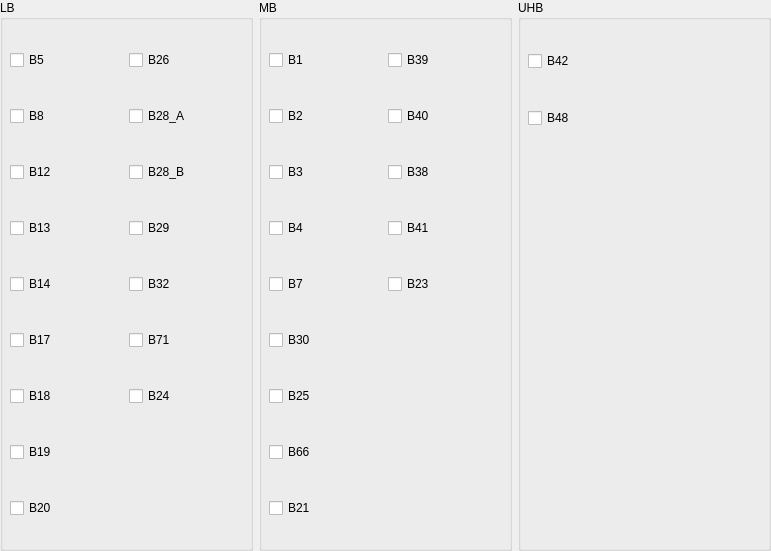
      <widget class="QWidget" name="page_lte">
       <property name="geometry">
        <rect>
         <x>0</x>
         <y>0</y>
         <width>771</width>
         <height>551</height>
        </rect>
       </property>
       <attribute name="label">
        <string>LTE</string>
       </attribute>
       <widget class="QWidget" name="layoutWidget">
        <property name="geometry">
         <rect>
          <x>0</x>
          <y>0</y>
          <width>771</width>
          <height>551</height>
         </rect>
        </property>
        <layout class="QHBoxLayout" name="horizontalLayout_bnads_lte">
         <item>
          <widget class="QGroupBox" name="groupBox_lb_lte">
           <property name="title">
            <string>LB</string>
           </property>
           <widget class="QWidget" name="layoutWidget_31">
            <property name="geometry">
             <rect>
              <x>10</x>
              <y>20</y>
              <width>231</width>
              <height>531</height>
             </rect>
            </property>
            <layout class="QGridLayout" name="gridLayout_lb_lte">
             <item row="0" column="0">
              <widget class="QCheckBox" name="b5_lte">
               <property name="text">
                <string>B5</string>
               </property>
              </widget>
             </item>
             <item row="0" column="1">
              <widget class="QCheckBox" name="b26_lte">
               <property name="text">
                <string>B26</string>
               </property>
              </widget>
             </item>
             <item row="1" column="0">
              <widget class="QCheckBox" name="b8_lte">
               <property name="text">
                <string>B8</string>
               </property>
              </widget>
             </item>
             <item row="1" column="1">
              <widget class="QCheckBox" name="b28_a_lte">
               <property name="enabled">
                <bool>true</bool>
               </property>
               <property name="statusTip">
                <string/>
               </property>
               <property name="text">
                <string>B28_A</string>
               </property>
               <property name="checkable">
                <bool>true</bool>
               </property>
               <property name="checked">
                <bool>false</bool>
               </property>
              </widget>
             </item>
             <item row="2" column="0">
              <widget class="QCheckBox" name="b12_lte">
               <property name="text">
                <string>B12</string>
               </property>
              </widget>
             </item>
             <item row="2" column="1">
              <widget class="QCheckBox" name="b28_b_lte">
               <property name="text">
                <string>B28_B</string>
               </property>
               <property name="checked">
                <bool>false</bool>
               </property>
              </widget>
             </item>
             <item row="3" column="0">
              <widget class="QCheckBox" name="b13_lte">
               <property name="text">
                <string>B13</string>
               </property>
              </widget>
             </item>
             <item row="3" column="1">
              <widget class="QCheckBox" name="b29_lte">
               <property name="text">
                <string>B29</string>
               </property>
              </widget>
             </item>
             <item row="4" column="0">
              <widget class="QCheckBox" name="b14_lte">
               <property name="text">
                <string>B14</string>
               </property>
              </widget>
             </item>
             <item row="4" column="1">
              <widget class="QCheckBox" name="b32_lte">
               <property name="text">
                <string>B32</string>
               </property>
              </widget>
             </item>
             <item row="5" column="0">
              <widget class="QCheckBox" name="b17_lte">
               <property name="text">
                <string>B17</string>
               </property>
              </widget>
             </item>
             <item row="5" column="1">
              <widget class="QCheckBox" name="b71_lte">
               <property name="text">
                <string>B71</string>
               </property>
              </widget>
             </item>
             <item row="6" column="0">
              <widget class="QCheckBox" name="b18_lte">
               <property name="text">
                <string>B18</string>
               </property>
              </widget>
             </item>
             <item row="7" column="0">
              <widget class="QCheckBox" name="b19_lte">
               <property name="text">
                <string>B19</string>
               </property>
              </widget>
             </item>
             <item row="8" column="0">
              <widget class="QCheckBox" name="b20_lte">
               <property name="text">
                <string>B20</string>
               </property>
              </widget>
             </item>
             <item row="6" column="1">
              <widget class="QCheckBox" name="b24_lte">
               <property name="text">
                <string>B24</string>
               </property>
              </widget>
             </item>
            </layout>
           </widget>
          </widget>
         </item>
         <item>
          <widget class="QGroupBox" name="groupBox_mb_lte">
           <property name="title">
            <string>MB</string>
           </property>
           <widget class="QWidget" name="layoutWidget_4">
            <property name="geometry">
             <rect>
              <x>10</x>
              <y>20</y>
              <width>231</width>
              <height>531</height>
             </rect>
            </property>
            <layout class="QGridLayout" name="gridLayout_mb_lte">
             <item row="2" column="1">
              <widget class="QCheckBox" name="b38_lte">
               <property name="text">
                <string>B38</string>
               </property>
              </widget>
             </item>
             <item row="0" column="1">
              <widget class="QCheckBox" name="b39_lte">
               <property name="enabled">
                <bool>true</bool>
               </property>
               <property name="statusTip">
                <string/>
               </property>
               <property name="text">
                <string>B39</string>
               </property>
               <property name="checkable">
                <bool>true</bool>
               </property>
               <property name="checked">
                <bool>false</bool>
               </property>
              </widget>
             </item>
             <item row="7" column="0">
              <widget class="QCheckBox" name="b66_lte">
               <property name="text">
                <string>B66</string>
               </property>
              </widget>
             </item>
             <item row="8" column="0">
              <widget class="QCheckBox" name="b21_lte">
               <property name="text">
                <string>B21</string>
               </property>
              </widget>
             </item>
             <item row="4" column="0">
              <widget class="QCheckBox" name="b7_lte">
               <property name="text">
                <string>B7</string>
               </property>
              </widget>
             </item>
             <item row="6" column="0">
              <widget class="QCheckBox" name="b25_lte">
               <property name="text">
                <string>B25</string>
               </property>
              </widget>
             </item>
             <item row="0" column="0">
              <widget class="QCheckBox" name="b1_lte">
               <property name="text">
                <string>B1</string>
               </property>
              </widget>
             </item>
             <item row="1" column="0">
              <widget class="QCheckBox" name="b2_lte">
               <property name="text">
                <string>B2</string>
               </property>
              </widget>
             </item>
             <item row="1" column="1">
              <widget class="QCheckBox" name="b40_lte">
               <property name="text">
                <string>B40</string>
               </property>
               <property name="checked">
                <bool>false</bool>
               </property>
              </widget>
             </item>
             <item row="3" column="1">
              <widget class="QCheckBox" name="b41_lte">
               <property name="text">
                <string>B41</string>
               </property>
              </widget>
             </item>
             <item row="5" column="0">
              <widget class="QCheckBox" name="b30_lte">
               <property name="text">
                <string>B30</string>
               </property>
              </widget>
             </item>
             <item row="2" column="0">
              <widget class="QCheckBox" name="b3_lte">
               <property name="text">
                <string>B3</string>
               </property>
              </widget>
             </item>
             <item row="4" column="1">
              <widget class="QCheckBox" name="b23_lte">
               <property name="text">
                <string>B23</string>
               </property>
              </widget>
             </item>
             <item row="3" column="0">
              <widget class="QCheckBox" name="b4_lte">
               <property name="text">
                <string>B4</string>
               </property>
              </widget>
             </item>
            </layout>
           </widget>
          </widget>
         </item>
         <item>
          <widget class="QGroupBox" name="groupBox_uhb_lte">
           <property name="title">
            <string>UHB</string>
           </property>
           <widget class="QWidget" name="layoutWidget_5">
            <property name="geometry">
             <rect>
              <x>10</x>
              <y>20</y>
              <width>231</width>
              <height>141</height>
             </rect>
            </property>
            <layout class="QGridLayout" name="gridLayout_uhb_lte">
             <item row="1" column="0">
              <widget class="QCheckBox" name="b48_lte">
               <property name="text">
                <string>B48</string>
               </property>
              </widget>
             </item>
             <item row="0" column="0">
              <widget class="QCheckBox" name="b42_lte">
               <property name="text">
                <string>B42</string>
               </property>
              </widget>
             </item>
            </layout>
           </widget>
          </widget>
         </item>
        </layout>
       </widget>
      </widget>
